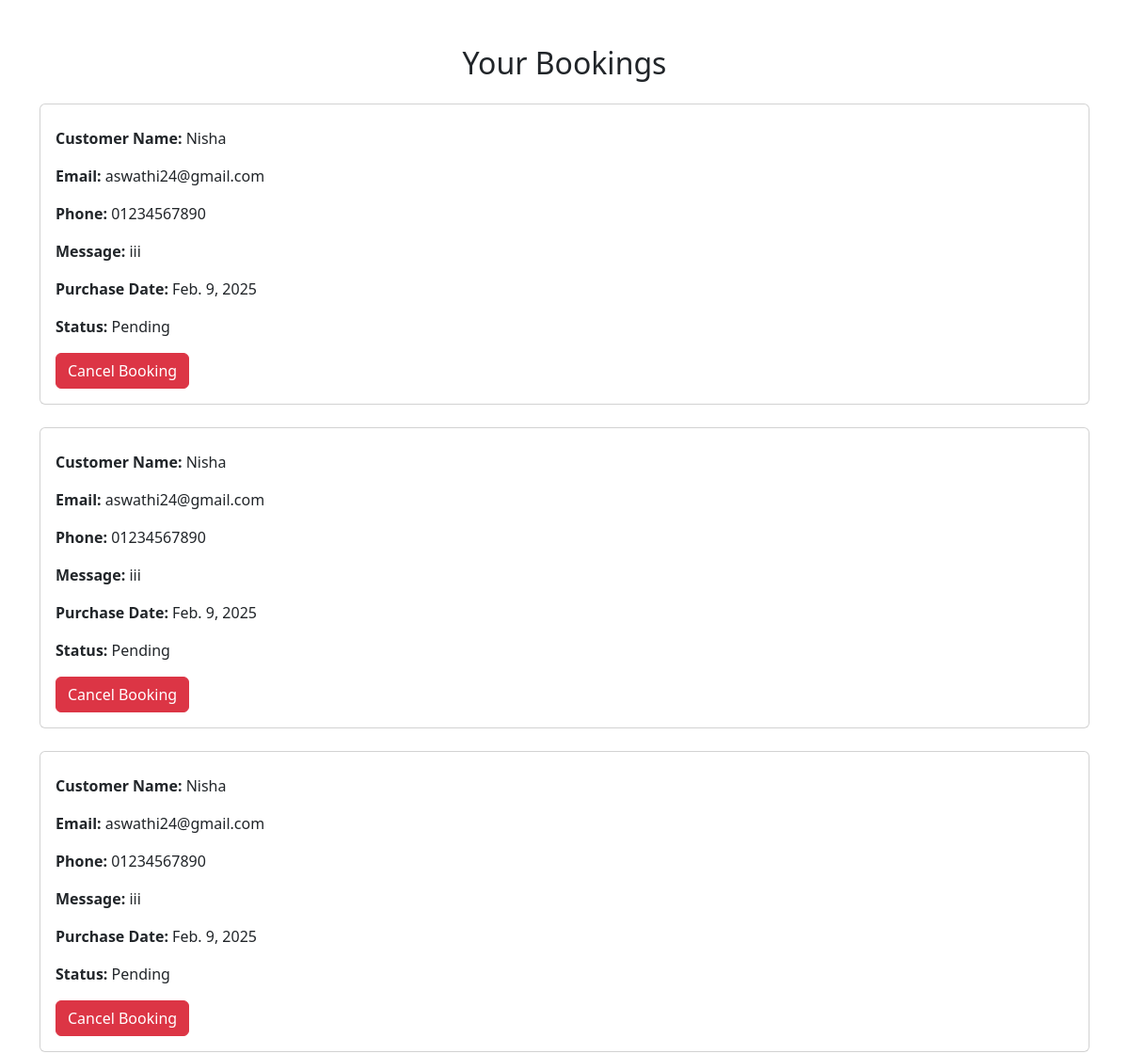
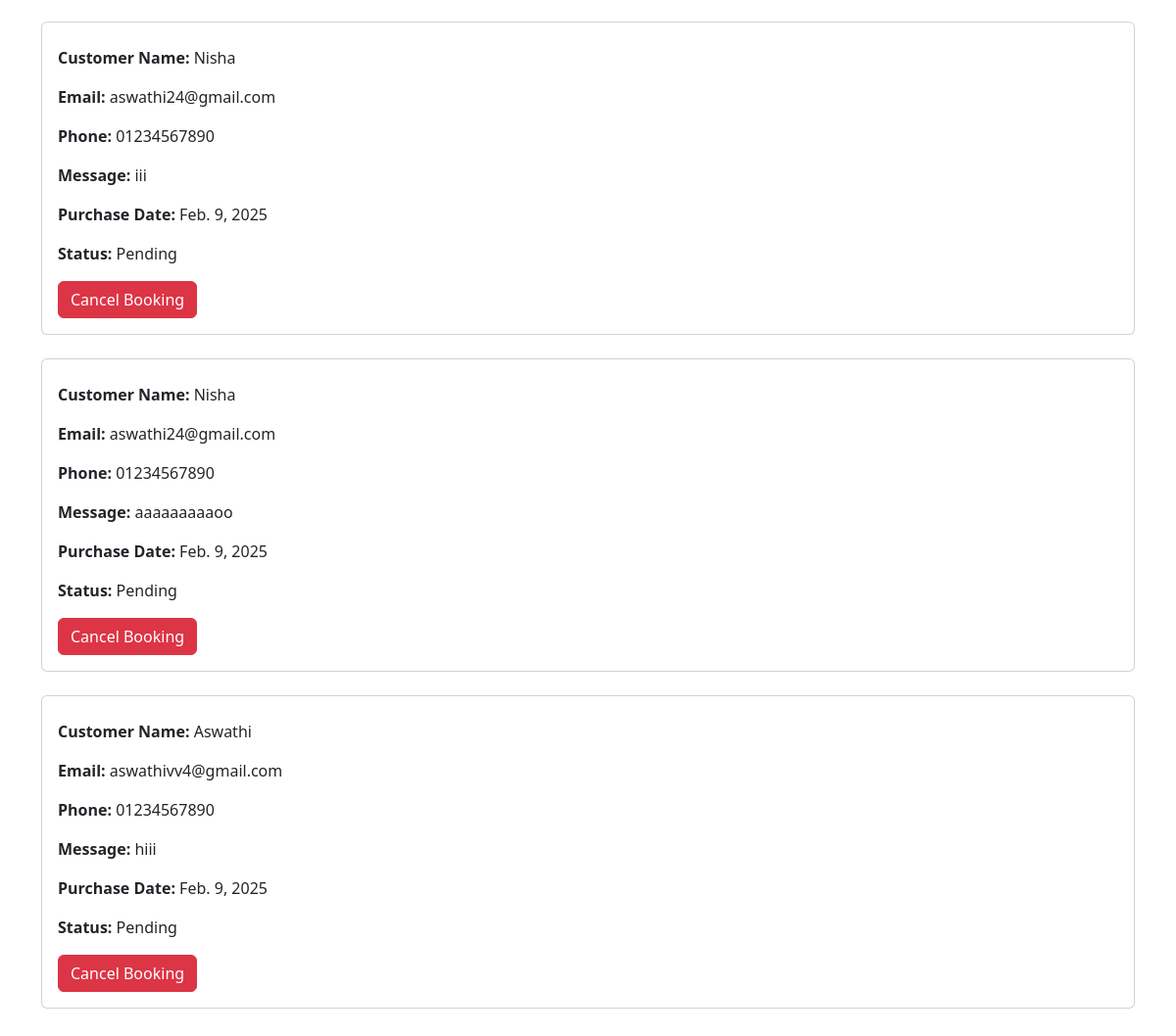
Before: /view_bookings/ (signed in) with the older database file (2 pictures, top to bottom).
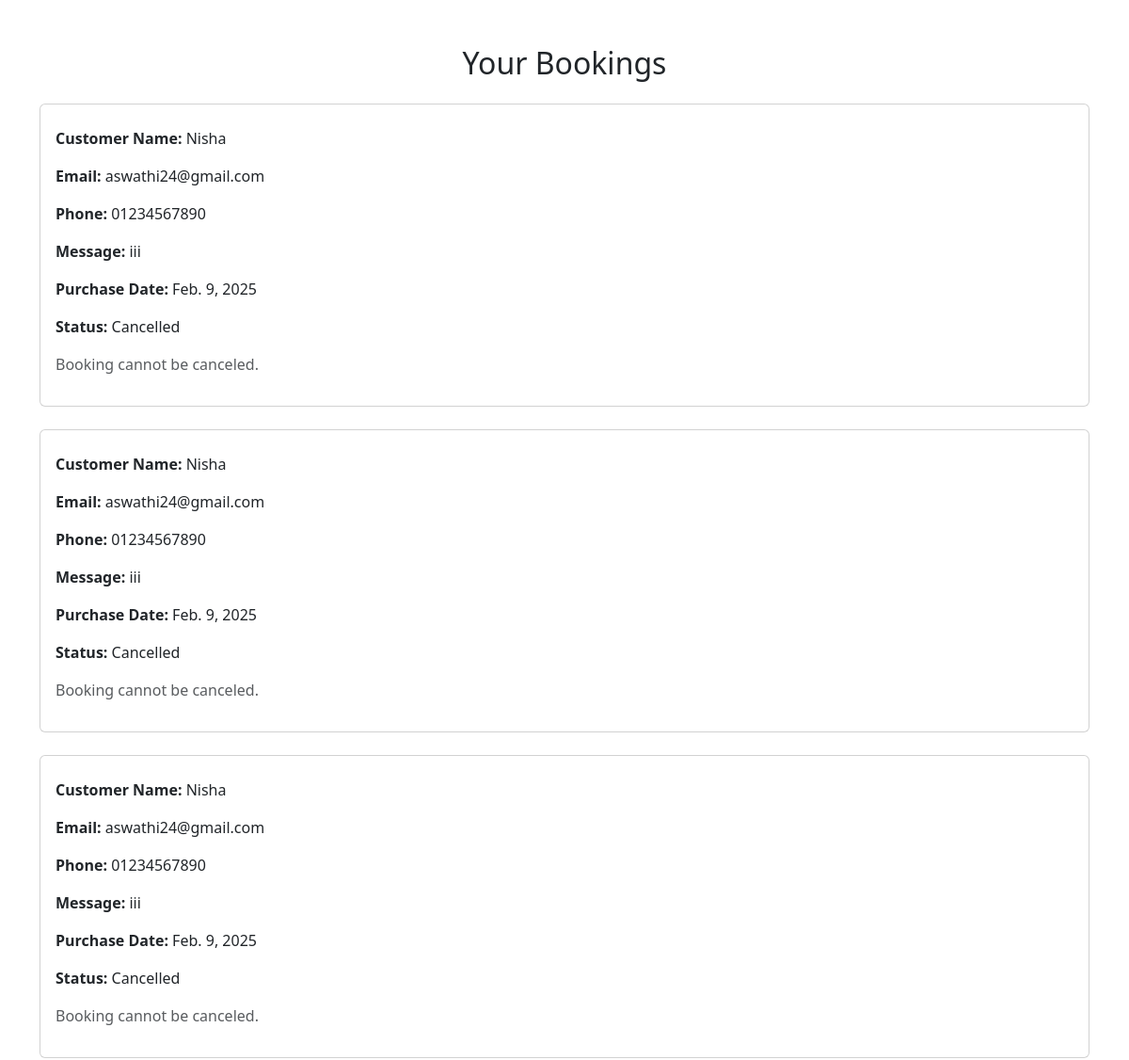
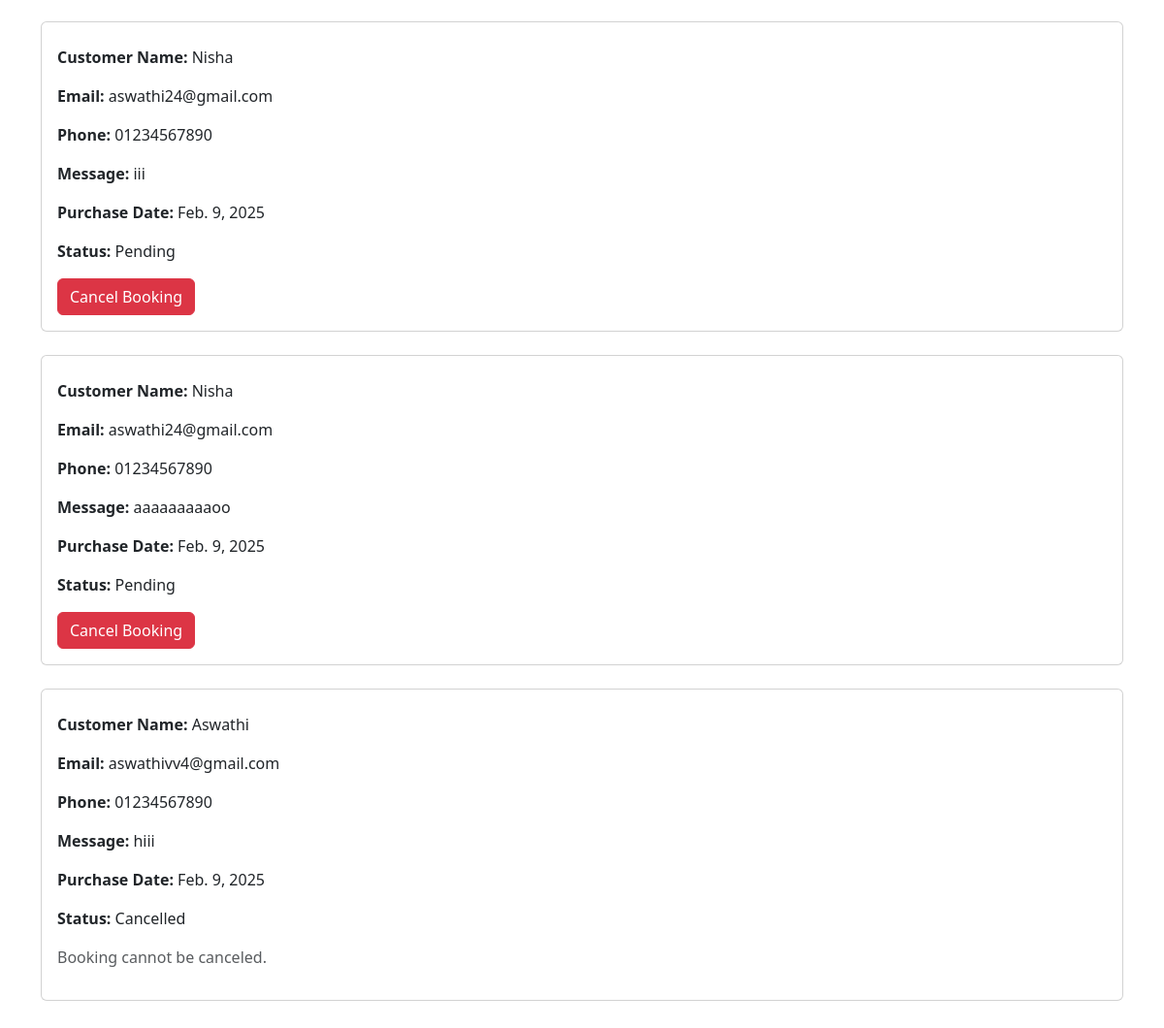
After: the same page with the newer database file (2 pictures, top to bottom).
### app/models.py (models this page shows, shortened)
class Buy(models.Model):
    user = models.ForeignKey(User, on_delete=models.CASCADE)
    wedding = models.ForeignKey(DestinationWedding, on_delete=models.CASCADE,null=True)
    invitation = models.ForeignKey(InvitationCard, on_delete=models.CASCADE, null=True, blank=True)
    customer_name = models.CharField(max_length=255)
    customer_email = models.EmailField()
    customer_phone = models.CharField(max_length=15)
    message = models.TextField(blank=True, null=True)
    purchase_date = models.DateField(auto_now_add=True)
    status = models.CharField(
        max_length=50,
        choices=[('Pending', 'Pending'), ('Completed', 'Completed'), ('Cancelled', 'Cancelled')],
        default='Pending'
    )

### app/views.py (the view)
# urls.py: path('view_bookings/', views.user_view_bookings, name='user_view_bookings'),
def user_view_bookings(request):
    if 'user' in request.session:
        user = request.user
        data = Buy.objects.filter(user=user).order_by('-purchase_date')  # Retrieve bookings for the logged-in user
        for booking in data:
            booking.is_cancellable = (date.today() - booking.purchase_date) <= timedelta(days=2)
        return render(request, 'user/bookings.html', {'data': data})
    else:
        return redirect('login')

### templates/user/bookings.html (shortened to what this page needs)
<!DOCTYPE html>
<html lang="en">
<head>
    <link href="https://cdn.jsdelivr.net/npm/bootstrap@5.3.3/dist/css/bootstrap.min.css" rel="stylesheet">
</head>
<body>
    <div class="container my-5">
        <h2 class="text-center mb-4">Your Bookings</h2>
        <div class="row">
            {% for booking in data %}
            <div class="col-12 mb-4">
                <div class="card">
                    <div class="card-body">
                        <p><strong>Customer Name:</strong> {{ booking.customer_name }}</p>
                        <p><strong>Email:</strong> {{ booking.customer_email }}</p>
                        <p><strong>Phone:</strong> {{ booking.customer_phone }}</p>
                        <p><strong>Message:</strong> {{ booking.message|default:"No message provided" }}</p>
                        <p><strong>Purchase Date:</strong> {{ booking.purchase_date }}</p>
                        <p><strong>Status:</strong> {{ booking.status }}</p>
                        {% if booking.status == 'Pending' and booking.is_cancellable %}
                        <form method="POST" action="{% url 'cancel_booking' booking.id %}">
                            <button type="submit" class="btn btn-danger">Cancel Booking</button>
                        </form>
                        {% else %}
                        <p class="text-muted">Booking cannot be canceled.</p>
                        {% endif %}
                    </div>
                </div>
            </div>
            {% empty %}
            <div class="col-12 text-center">
                <p>No bookings found.</p>
            </div>
            {% endfor %}
        </div>
    </div>
</body>
</html>

Changed rows visible on the page:
changed Buy (number 1 of 6 on the later page): status "Pending" → "Cancelled"; status "Cancel Booking" → "Booking cannot be canceled."
changed Buy (number 2 of 6 on the later page): status "Pending" → "Cancelled"; status "Cancel Booking" → "Booking cannot be canceled."
changed Buy (number 3 of 6 on the later page): status "Pending" → "Cancelled"; status "Cancel Booking" → "Booking cannot be canceled."
changed Buy "Aswathi": status "Pending" → "Cancelled"; status "Cancel Booking" → "Booking cannot be canceled."
